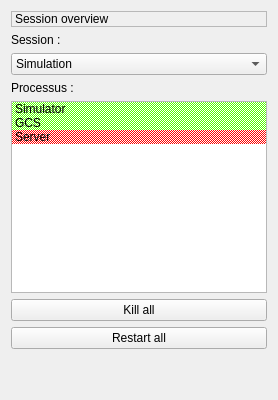
      <widget class="QWidget" name="session_overview">
       <layout class="QGridLayout" name="gridLayout_7">
        <item row="1" column="0">
         <widget class="QLabel" name="label_32">
          <property name="text">
           <string>Session :</string>
          </property>
         </widget>
        </item>
        <item row="2" column="0">
         <widget class="QComboBox" name="session_overview_2">
          <property name="sizePolicy">
           <sizepolicy hsizetype="Preferred" vsizetype="Fixed">
            <horstretch>0</horstretch>
            <verstretch>0</verstretch>
           </sizepolicy>
          </property>
          <item>
           <property name="text">
            <string>Simulation</string>
           </property>
          </item>
          <item>
           <property name="text">
            <string>Replay</string>
           </property>
          </item>
          <item>
           <property name="text">
            <string>---------------</string>
           </property>
          </item>
          <item>
           <property name="text">
            <string>Meteo</string>
           </property>
          </item>
          <item>
           <property name="text">
            <string>Perso1</string>
           </property>
          </item>
          <item>
           <property name="text">
            <string>Rescue</string>
           </property>
          </item>
          <item>
           <property name="text">
            <string>...</string>
           </property>
          </item>
         </widget>
        </item>
        <item row="5" column="0">
         <widget class="QPushButton" name="quick_kill">
          <property name="enabled">
           <bool>true</bool>
          </property>
          <property name="text">
           <string>Kill all</string>
          </property>
         </widget>
        </item>
        <item row="3" column="0">
         <widget class="QLabel" name="label_33">
          <property name="text">
           <string>Processus :</string>
          </property>
         </widget>
        </item>
        <item row="0" column="0">
         <widget class="QLabel" name="label_6">
          <property name="frameShape">
           <enum>QFrame::StyledPanel</enum>
          </property>
          <property name="text">
           <string>Session overview</string>
          </property>
          <property name="textFormat">
           <enum>Qt::AutoText</enum>
          </property>
          <property name="scaledContents">
           <bool>false</bool>
          </property>
          <property name="wordWrap">
           <bool>false</bool>
          </property>
         </widget>
        </item>
        <item row="6" column="0">
         <widget class="QPushButton" name="quick_restart">
          <property name="enabled">
           <bool>true</bool>
          </property>
          <property name="text">
           <string>Restart all</string>
          </property>
         </widget>
        </item>
        <item row="7" column="0">
         <spacer name="verticalSpacer">
          <property name="orientation">
           <enum>Qt::Vertical</enum>
          </property>
          <property name="sizeHint" stdset="0">
           <size>
            <width>20</width>
            <height>40</height>
           </size>
          </property>
         </spacer>
        </item>
        <item row="4" column="0">
         <widget class="QListWidget" name="processus_overview">
          <property name="sizePolicy">
           <sizepolicy hsizetype="Expanding" vsizetype="Expanding">
            <horstretch>0</horstretch>
            <verstretch>0</verstretch>
           </sizepolicy>
          </property>
          <property name="minimumSize">
           <size>
            <width>50</width>
            <height>120</height>
           </size>
          </property>
          <property name="maximumSize">
           <size>
            <width>16777215</width>
            <height>16777215</height>
           </size>
          </property>
          <item>
           <property name="text">
            <string>Simulator</string>
           </property>
           <property name="background">
            <brush brushstyle="Dense4Pattern">
             <color alpha="255">
              <red>85</red>
              <green>255</green>
              <blue>0</blue>
             </color>
            </brush>
           </property>
          </item>
          <item>
           <property name="text">
            <string>GCS</string>
           </property>
           <property name="background">
            <brush brushstyle="Dense4Pattern">
             <color alpha="255">
              <red>85</red>
              <green>255</green>
              <blue>0</blue>
             </color>
            </brush>
           </property>
           <property name="foreground">
            <brush brushstyle="NoBrush">
             <color alpha="255">
              <red>0</red>
              <green>0</green>
              <blue>0</blue>
             </color>
            </brush>
           </property>
          </item>
          <item>
           <property name="text">
            <string>Server</string>
           </property>
           <property name="background">
            <brush brushstyle="Dense4Pattern">
             <color alpha="255">
              <red>255</red>
              <green>0</green>
              <blue>0</blue>
             </color>
            </brush>
           </property>
          </item>
         </widget>
        </item>
       </layout>
      </widget>
